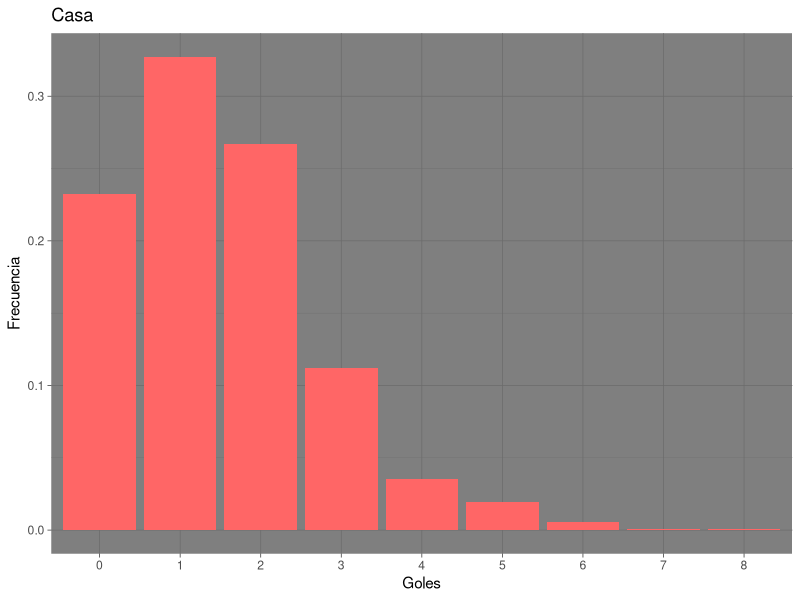
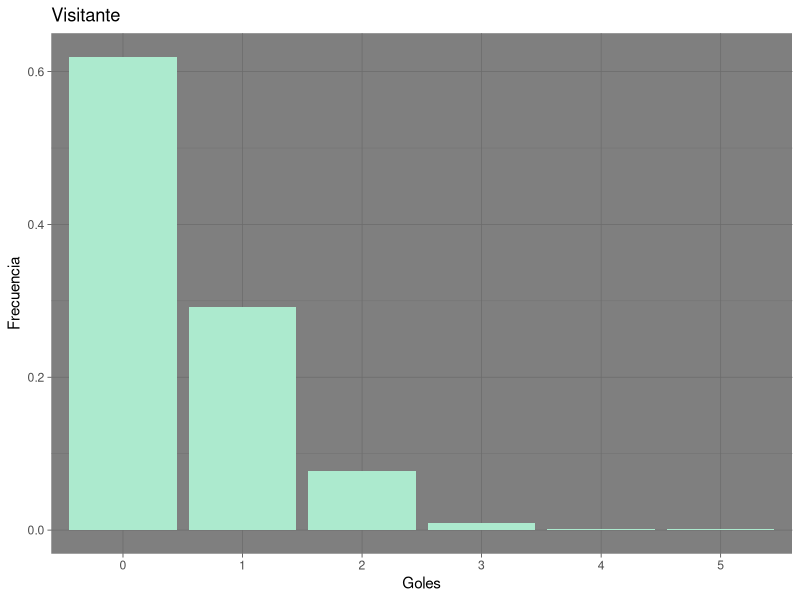
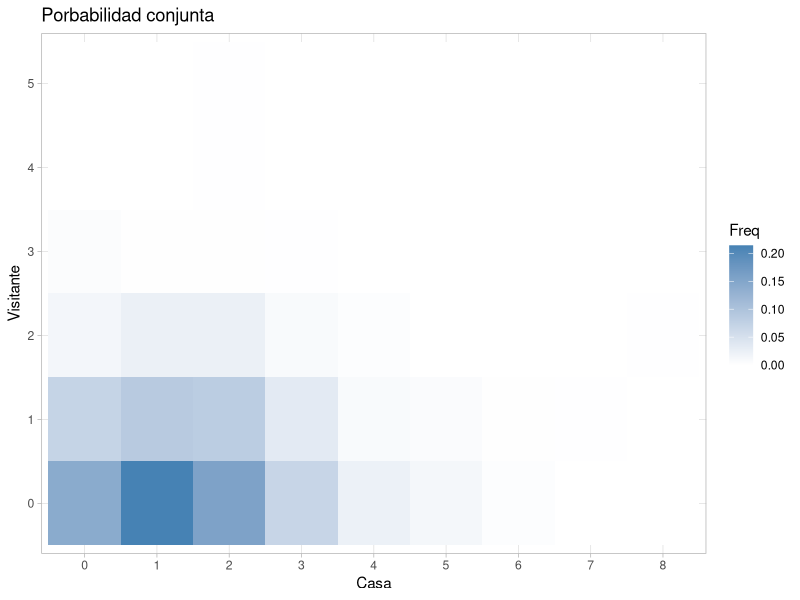

Write the R code that produced these figures, in order.
#SOLUCION POSTWORK SESION 3

data <- read.csv("temporadas.csv")

#1.Con el ?ltimo data frame obtenido en el postwork de la sesi?n 2, elabora tablas de frecuencias relativas para estimar las siguientes probabilidades:

# La probabilidad (marginal) de que el equipo que juega en casa anote x goles (x=0,1,2,)
casa <- table(data$FTHG)
casa_pr_mar <- prop.table(casa)
# La probabilidad (marginal) de que el equipo que juega como visitante anote y goles (y=0,1,2,)
visita <- table(data$HTAG)
visita_pr_mar <- prop.table(visita)

# La probabilidad (conjunta) de que el equipo que juega en casa anote x goles y el equipo que juega como visitante anote y goles (x=0,1,2,, y=0,1,2,)
conjunta <- table(data$FTHG,data$HTAG)
conjunta_pr_con <- prop.table(conjunta)

# 3. Realiza lo siguiente:

# Un gr?fico de barras para las probabilidades marginales estimadas del n?mero de goles que anota el equipo de casa
library(ggplot2)
casa <- as.data.frame(casa_pr_mar)

ggplot(data=casa, aes(x=Var1, y=Freq)) +
      geom_bar(fill = "#FF6666", stat="identity") +
      ggtitle("Casa") +
      ylab("Frecuencia") +
      xlab("Goles") + 
      theme_dark()

# Un gr?fico de barras para las probabilidades marginales estimadas del n?mero de goles que anota el equipo visitante.
visitante <- as.data.frame(visita_pr_mar)

ggplot(data=visitante, aes(x=Var1, y=Freq)) +
      geom_bar(fill = "#ACEACE", stat="identity") +
      ggtitle("Visitante") +
      ylab("Frecuencia") +
      xlab("Goles") + 
      theme_dark()

#Un HeatMap para las probabilidades conjuntas estimadas de los n?meros de goles que anotan el equipo de casa y el equipo visitante en un partido.
prob_conjunta <- as.data.frame(conjunta_pr_con)

ggplot(data=prob_conjunta, aes(x=Var1, y=Var2, fill = Freq)) +
      geom_tile() + scale_fill_gradient(low = "white", high = "steelblue") +
      ggtitle("Porbabilidad conjunta") +
      ylab("Visitante") +
      xlab("Casa") +
      theme_light()







